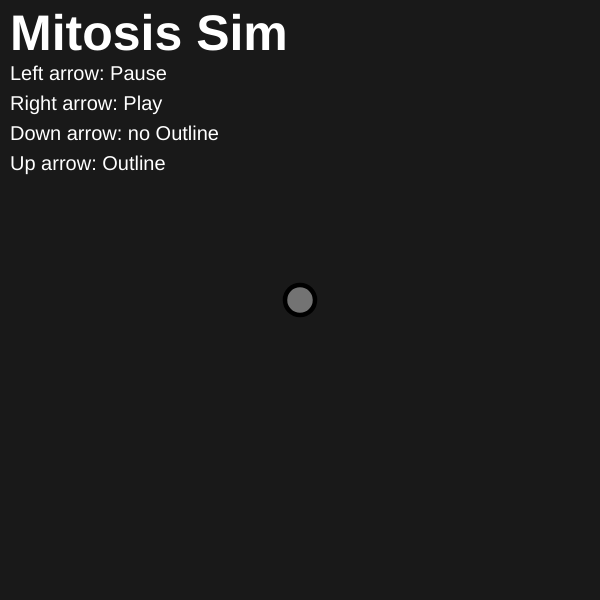
Frame 1 (no input)
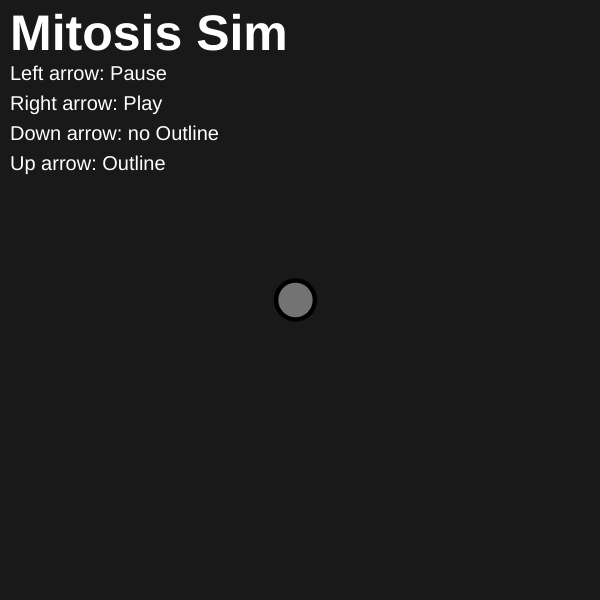
Frame 60 (no input)
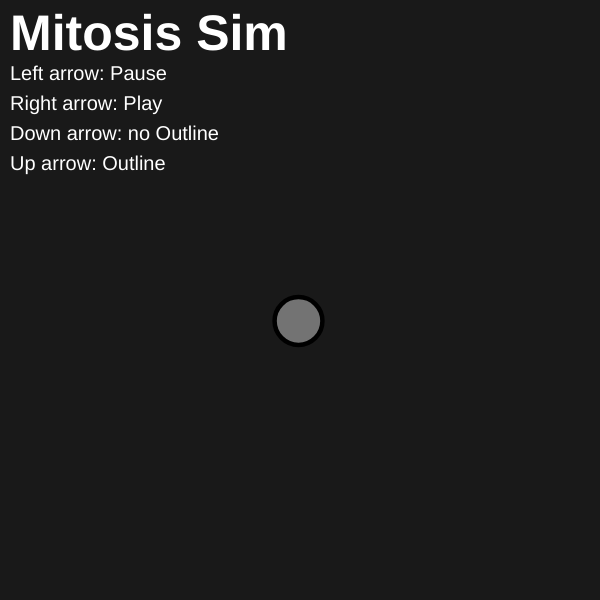
Frame 120 (the mouse pressed at the canvas centre since frame 60)

The p5.js sketch that drew these frames (run headless with seeded random() and noise() and a simulated clock; from frame 60 on, the mouse is pressed at the canvas centre):

// p5.js sketch
// ── sketch.js
/* eslint-disable no-undef, no-unused-vars */

let cells = [];
let outline = true;

function setup() {
  createCanvas(400 * 1.5, 400 * 1.5);
  cells.push(new Cell());
}

function draw() {
  background(25);

  push();
  fill(255);
  textSize(50);
  textStyle(BOLD);
  text("Mitosis Sim", 10, 50);
  pop();

  push();
  fill(255);
  textSize(20);
  text("Left arrow: Pause", 10, 80);
  text("Right arrow: Play", 10, 110);
  text("Down arrow: no Outline", 10, 140);
  text("Up arrow: Outline", 10, 170);
  pop();

  scale(1.5);
  for (var i = 0; i < cells.length; i++) {
    cells[i].show();
    cells[i].grow();
    cells[i].split();
    cells[i].move();
    cells[i].w += 0.1;
  }
}

function keyPressed() {
  if (keyCode === UP_ARROW) {
    outline = true;
  } else if (keyCode === DOWN_ARROW) {
    outline = false;
  }
  if (keyCode === RIGHT_ARROW) {
    loop();
  }
  if (keyCode === LEFT_ARROW) {
    noLoop();
  }
}

// ── cell.js
/* eslint-disable no-undef, no-unused-vars */

Cell = function (x, y) {
  this.w = 20;
  this.x = x || 200;
  this.y = y || 200;
  let maxSize = 49.9;
  let randomMaxSize = round(random(0, 1));
  this.show = function () {
    fill(255, 100);
    if (outline === true) {
      strokeWeight(3);
    } else if (outline === false) {
      strokeWeight(0.01);
    }
    ellipse(this.x, this.y, this.w, this.w);
  };

  this.grow = function () {
    if (randomMaxSize === 1) {
      maxSize = 50;
    } else {
      maxSize = 51;
    }
    if (this.w > maxSize) {
      this.w = 20;
    }
  };

  this.split = function () {
    if (this.w > maxSize - 0.1) {
      cells.push(new Cell(this.x, this.y));
    }
  };

  this.move = function () {
    this.speed = 1;
    this.r = round(random(0.5, 4.4));
    if (this.r === 1) {
      this.x += this.speed;
    }
    if (this.r === 2) {
      this.x -= this.speed;
    }
    if (this.r === 3) {
      this.y += this.speed;
    }
    if (this.r === 4) {
      this.y -= this.speed;
    }
  };
};
